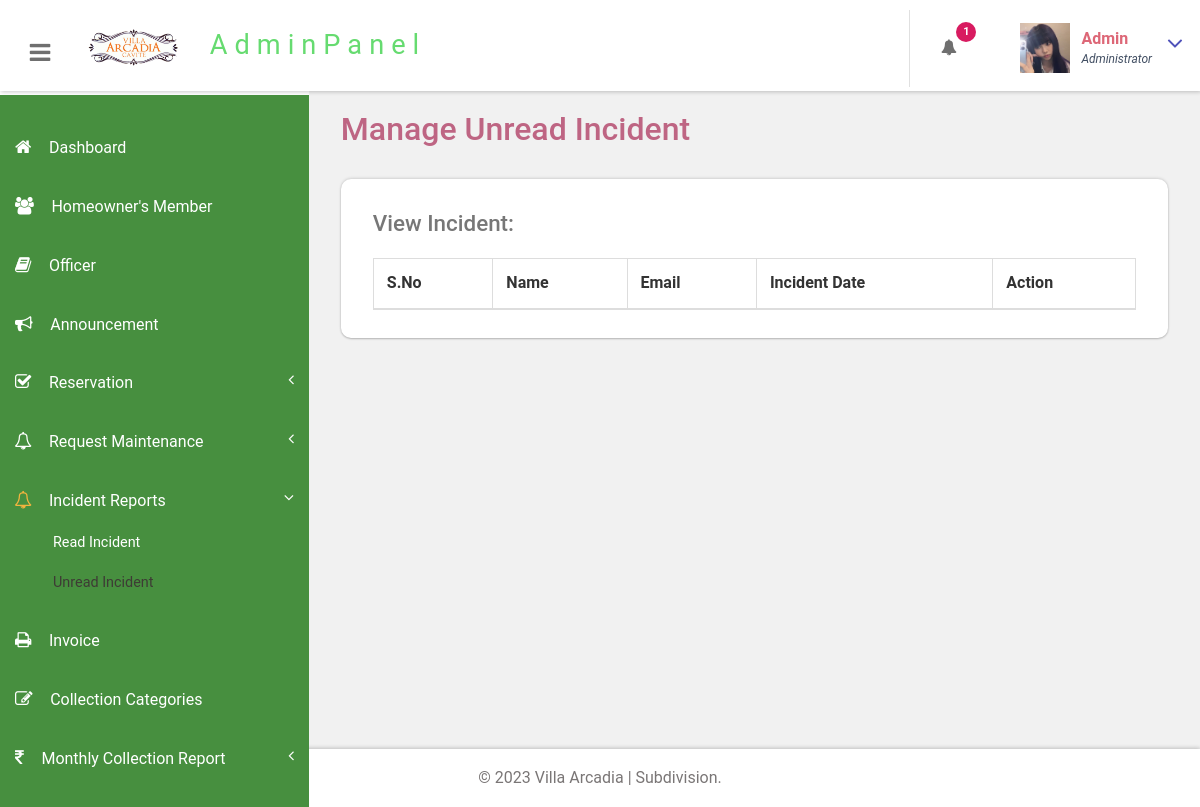
Before: /portal/admin/unread-complaint.php (signed in) with the older database file.
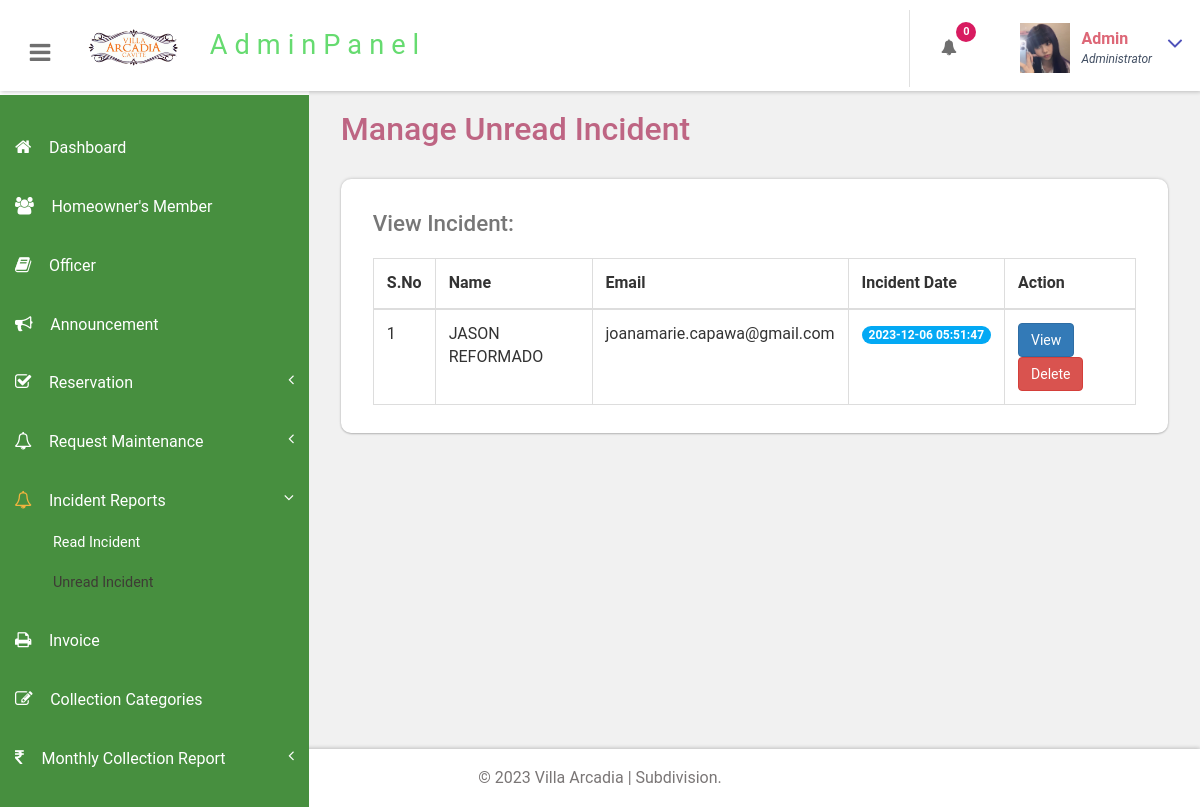
After: the same page with the newer database file.
### tables this page shows
CREATE TABLE `tblcomplaint` (
  `ID` int(10) NOT NULL,
  `FirstName` varchar(200) DEFAULT NULL,
  `LastName` varchar(200) DEFAULT NULL,
  `Phone` bigint(10) DEFAULT NULL,
  `Email` varchar(200) DEFAULT NULL,
  `Message` mediumtext DEFAULT NULL,
  `EnquiryDate` timestamp NOT NULL DEFAULT current_timestamp(),
  `IsRead` int(5) DEFAULT NULL,
  `address` varchar(225) NOT NULL,
  `subject` varchar(30) NOT NULL,
  `time` time DEFAULT NULL
);

### portal/admin/unread-complaint.php (the view, shortened to what this page needs)
<?php
include('includes/dbconnection.php');
if (strlen($_SESSION['bpmsaid']==0)) {
  header('location:logout.php');
  } else{
  ?>
<!DOCTYPE HTML>
<html>
<head>
<link href="css/bootstrap.css" rel='stylesheet' type='text/css' />
<link href="css/style.css" rel='stylesheet' type='text/css' />
<link href="css/font-awesome.css" rel="stylesheet">
<link href="css/animate.css" rel="stylesheet" type="text/css" media="all">
<link href="css/custom.css" rel="stylesheet">
</head>
<body class="cbp-spmenu-push">
	<div class="main-content">
		 <?php include_once('includes/sidebar.php');?>
		 <?php include_once('includes/header.php');?>
		<div id="page-wrapper">
			<div class="main-page">
				<div class="tables">
					<h3 class="title1">Manage Unread Incident</h3>
					<div class="table-responsive bs-example widget-shadow">
						<h4>View Incident:</h4>
						<table class="table table-bordered"> <thead> <tr>
                   <th>S.No</th>
                   <th>Name</th>
                    <th>Email</th>
                    <th>Incident Date</th>
                     <th>Action</th>
                  </tr> </thead> <tbody>
<?php
$ret=mysqli_query($con,"select * from tblcomplaint where IsRead is null");
$cnt=1;
while ($row=mysqli_fetch_array($ret)) {
?>
						 <tr class="gradeX">
                 <td><?php echo $cnt;?></td>
                  <td><?php  echo $row['FirstName'];?> <?php  echo $row['LastName'];?></td>
                                        <td><?php  echo $row['Email'];?></td>
                                        <td>
                                            <span class="badge badge-primary"><?php echo $row['EnquiryDate'];?></span>
                                        </td>
                                         <td><a href="view-complaint.php?viewid=<?php echo $row['ID'];?>" class="btn btn-primary">View</a>
<a href="unread-complaint.php?delid=<?php echo $row['ID'];?>" class="btn btn-danger" onClick="return confirm('Are you sure you want to delete?')">Delete</a></td>
                </tr>   <?php
$cnt=$cnt+1;
}?></tbody> </table>
					</div>
				</div>
			</div>
		</div>
		 <?php include_once('includes/footer.php');?>
	</div>
</body>
</html>
<?php }  ?>

### portal/admin/includes/sidebar.php (shortened to what this page needs)
<!DOCTYPE html>
<html lang="en">
<head>
</head>
<body>
  <div class=" sidebar" role="navigation">
            <div class="navbar-collapse">
        <nav class="cbp-spmenu cbp-spmenu-vertical cbp-spmenu-left" id="cbp-spmenu-s1">
          <ul class="nav" id="side-menu">
            <li>
              <a href="dashboard.php"><i class="fa fa-home nav_icon"></i>Dashboard</a>
            </li>
            <li>
              <a href="customer-list.php" class="chart-nav"><i class="fa fa-users nav_icon"></i>Homeowner's Member</a>
            </li>
            <li>
              <a href="officer.php"><i class="fa fa-book nav_icon"></i>Officer <span class=""></span></a>
            </li>
            <li>
              <a href="announcement.php"><i class="fa fa-bullhorn nav_icon"></i>Announcement <span class=""></span></a>
            </li>
            <li>
              <a href="all-appointment.php"><i class="fa fa-check-square-o nav_icon"></i>Reservation<span class="fa arrow"></span></a>
            </li>
           <li>
              <a href="readenq.php"><i class="fa fa-bell-o nav_icon"></i>Request Maintenance<span class="fa arrow"></span></a>
            </li>
            <li>
              <a href="read-complaint.php"><i class="fa fa-bell-o nav_icon"></i>Incident Reports<span class="fa arrow"></span></a>
              <ul class="nav nav-second-level collapse">
                <li><a href="read-complaint.php">Read Incident</a></li>
                <li><a href="unread-complaint.php">Unread Incident</a></li>
              </ul>
            </li>
            <li>
              <a href="invoices.php"><i class="fa fa-print nav_icon"></i>Invoice<span class=""></span></a>
            </li>
            <li>
              <a href="manage-services.php" class="chart-nav"><i class="fa fa-pencil-square-o nav_icon"></i>Collection Categories</a>
            </li>
            <li>
              <a href="bwdates-reports-ds.php"><i class="fa fa-money nav_icon"></i>Monthly Collection Report<span class="fa arrow"></span></a>
            </li>
          </ul>
        </nav>
      </div>
    </div>
</body>
</html>

### portal/admin/includes/header.php (shortened to what this page needs)
<div class="sticky-header header-section ">
      <div class="header-left">
        <button id="showLeftPush"><i class="fa fa-bars"></i></button>
        <div class="logo">
          <a href="#">
            <img src="images/logo.png" width="100px" class="img-responsive ">
            <span>AdminPanel</span>
          </a>
        </div>
		<br>
      </div>
      <div class="header-right">
        <div class="profile_details_left">
          <ul class="nofitications-dropdown">
            <?php
$ret1=mysqli_query($con,"select tbluser.FirstName,tbluser.LastName,tblbook.ID as bid,tblbook.AptNumber from tblbook join tbluser on tbluser.ID=tblbook.UserID where tblbook.Status is null");
$num=mysqli_num_rows($ret1);
?>
            <li class="dropdown head-dpdn">
              <a href="#" class="dropdown-toggle" data-toggle="dropdown" aria-expanded="false"><i class="fa fa-bell"></i><span class="badge blue"><?php echo $num;?></span></a>
            </li>
          </ul>
          <div class="clearfix"> </div>
        </div>
        <div class="profile_details">
        <?php
$adid=$_SESSION['bpmsaid'];
$ret=mysqli_query($con,"select AdminName from tbladmin where ID='$adid'");
$row=mysqli_fetch_array($ret);
$name=$row['AdminName'];
?>
          <ul>
            <li class="dropdown profile_details_drop">
              <a href="#" class="dropdown-toggle" data-toggle="dropdown" aria-expanded="false">
                <div class="profile_img">
                  <span class="prfil-img"><img src="images/admin.jpg" alt="" width="50" height="50"> </span>
                  <div class="user-name">
                    <p><?php echo $name; ?></p>
                    <span>Administrator</span>
                  </div>
                  <i class="fa fa-angle-down lnr"></i>
                  <div class="clearfix"></div>
                </div>
              </a>
            </li>
          </ul>
        </div>
      </div>
      <div class="clearfix"> </div>
    </div>

### portal/admin/includes/footer.php
<div class="footer">
   <p>&copy; 2023 Villa Arcadia | Subdivision.</p>
</div>

### portal/admin/css/custom.css (style rules this page uses)
#page-wrapper { padding:7em 2em 2.5em; background-color: #F1F1F1; }
.sidebar .arrow { float: right; }
.sidebar .fa.arrow:before { content: "\f104"; }
.sidebar .active>a>.fa.arrow:before { content: "\f107"; }
.sidebar .nav-second-level li, .sidebar .nav-third-level li { border-bottom: 0!important; margin-bottom: 0; }
.sidebar .nav-second-level li a { padding-left: 53px; font-size: .9em; }

Changed rows visible on the page:
added tblcomplaint: FirstName "JASON", LastName "REFORMADO", Email "joanamarie.capawa@gmail.com", EnquiryDate "2023-12-06 05:51:47"
Other visible differences:
$num: "1" → "0"
